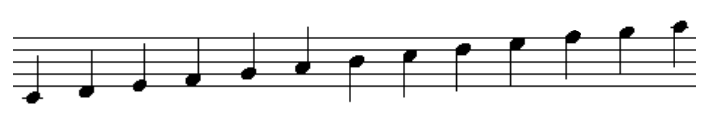
%> input picture aa.PNG, 715 x 119 px
$ octave AlaaMethod.m   (GNU Octave 9; MATLAB toolbox functions it lacks are replaced by stand-ins)
%> lines starting %> are read from the running program, lines starting %| are printed output that depends on the picture; in (x1, y1, x2, y2) boxes, pixels count from 0 and x2, y2 are one past the last pixel; in counts of white or black regions, pixels touching at a corner belong together; the program's own positions count from 1
clear;close all;clc;
%dont need: horproj, notevalue

 img = im2double(imread('aa.png'));
%> img: size 119x715x3 double; min 0, max 1, mean 0.917
 %img = im2double(imread('moonlghtSonata.jpg'));


%%%%%%%%%%%%%%%%%%%%%%%%%%%%%%%%%%
%%%%% line detecton %%%%%%%
 Orginalgray = rgb2gray(img);
    % Invert image
 BW = imcomplement(Orginalgray);
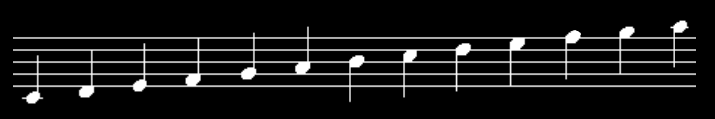
%> BW: size 119x715 double; min 0, max 1, mean 0.0831
 edge = edge(BW, 'canny');
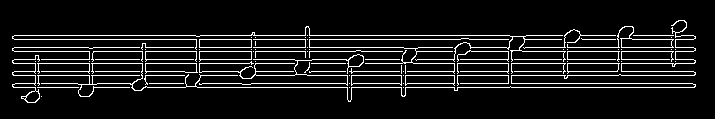
%> edge: size 119x715 logical; 9% white in thin lines or dots, all inside (x1, y1, x2, y2) = (12, 20, 696, 103)
 [H,T,R] = hough(edge,'Theta',-90:0.1:89.9,'RhoResolution',1);
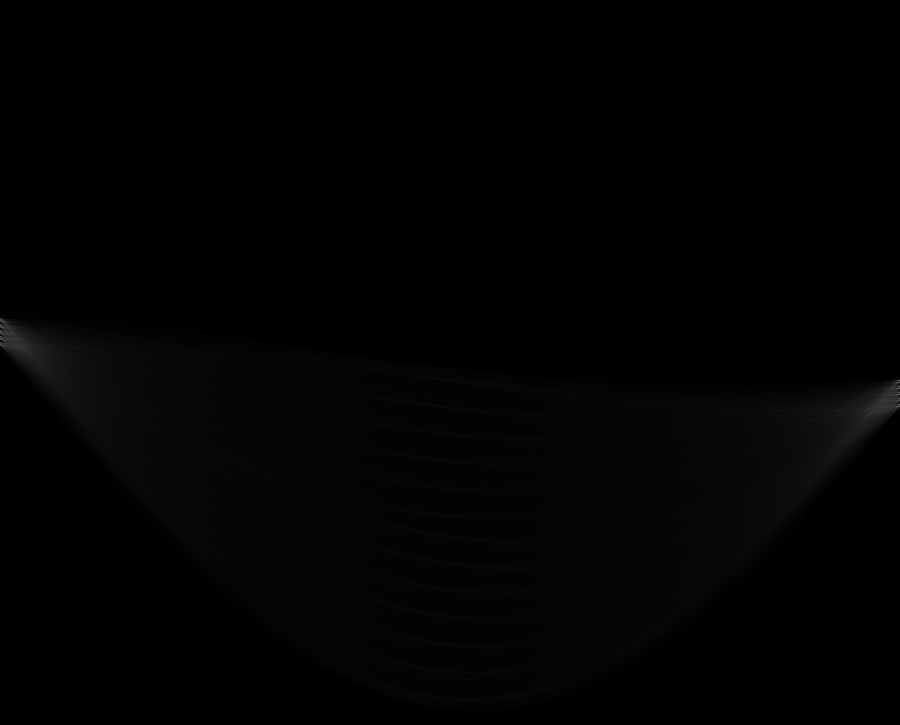
%> H: size 1449x1800 double (shown at 1/2 size); min 0, max 639, mean 5.3; drawn with min black and max white
%> T = 1800 values from -90 to 89.9; R = 1449 values from -724 to 724

imshow(H,[],'XData',T,'YData',R,...
            'InitialMagnification','fit')
        xlabel('\theta'), ylabel('\rho');
axis on, axis normal, hold on;

% pay attention to 'NHoodSize' if it is large some lines with same fetures  will be consedered
% as one
 P  = houghpeaks(H,100,'threshold',0.5*max(H(:)), 'NHoodSize',[13  315]);
%> P = [638 1; 662 1; 650 1; 674 1; 686 1]


x = T(P(:,2)); y = R(P(:,1));
%> after `x = T(P(:,2))`: x = [-90 -90 -90 -90 -90]
%> after `y = R(P(:,1))`: y = [-87 -63 -75 -51 -39]
plot(x,y,'s','color','white');
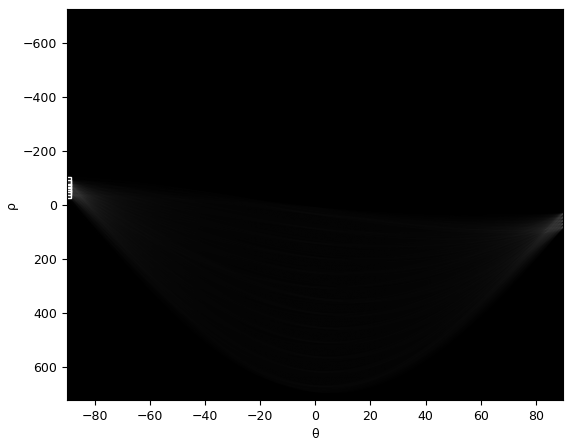
%> figure redrawn from the program's plot data

lines = houghlines(edge,T,R,P,'FillGap',100,'MinLength',100);
%> lines = 5 lines; point1 to point2 (x, y): (14, 88) to (695, 88), (14, 64) to (695, 64), (14, 76) to (695, 76), (15, 52) to (694, 52), (15, 40) to (694, 40)


 BW = bwmorph(imcomplement(BW),'clean',Inf);
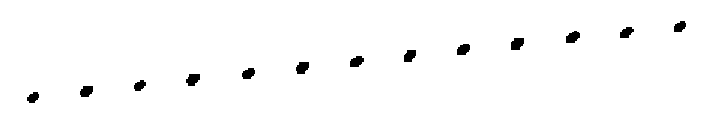
%> BW: size 119x715 logical; 98.3% white; 13 black regions, largest, box (x1, y1, x2, y2) and area: (511, 38, 524, 50) 129, (186, 74, 200, 86) 127, (296, 62, 309, 74) 125

% BW = bwmorph(BW,'clean'  ,Inf);
%figure,imshow(BW);


BW=imcomplement(BW);
figure, imshow(Orginalgray), hold on
LinesHeight = [];
for k = 1:length(lines);
   xy = [lines(k).point1; lines(k).point2];
   plot(xy(:,1),xy(:,2),'LineWidth',2,'Color','green');

   LinesHeight = [LinesHeight ; lines(k).point1(:,2)];
end
%> this loop made 5 passes
%> (xy, LinesHeight) on passes 1 to 5: ([14 88; 695 88], 88), ([14 64; 695 64], [88; 64]), ([14 76; 695 76], [88; 64; 76]), ([15 52; 694 52], [88; 64; 76; 52]), ([15 40; 694 40], [88; 64; 76; 52; 40])


[centers, radii] = imfindcircles(imcomplement(BW),[2 30],'ObjectPolarity','dark');
%> centers = 13 rows, first 12: [302.8 68.55; 87 92; 464.1 50.29; 33.58 98.25; 249 74; 517.8 44.56; 680.2 27.23; 140.2 86.23; 193.3 80.33; 410.5 56.5; 357.2 62.1; 573.5 37.9]; radii = [6.01; 5.06; 4.63; 4.71; 4.82; 6.1; 4.65; 4.33; 5.65; 5.08; 4.27; 4.97; 4.25]
hold on
h = viscircles(centers,radii); %centers(1),radii(1)
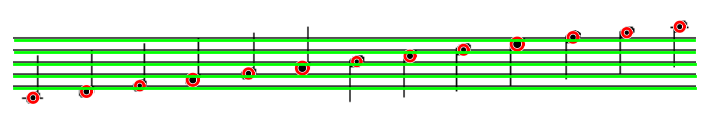
%> figure redrawn from the program's plot data


LinesHeight = sort(LinesHeight);
%> LinesHeight = [40; 52; 64; 76; 88]
centersSorting = sortrows(centers);
%> centersSorting = 13 rows, first 12: [33.58 98.25; 87 92; 140.2 86.23; 193.3 80.33; 249 74; 302.8 68.55; 357.2 62.1; 410.5 56.5; 464.1 50.29; 517.8 44.56; 573.5 37.9; 627.3 33.19]

%find the closest circle to left
%IndecsFirstCircle= find(centers == min(centers(:,1)))
%find the highest line

for k = 1:length(centersSorting);
    for m = 1:length(LinesHeight);
        A(m,k) =  LinesHeight(m) - centersSorting(k,2);
    end
     if A(1,k) >= -60 && A(1,k)<= -55
      disp('c')
     elseif A(1,k) >= -55 && A(1,k)<= -48
      disp('D')
      elseif A(1,k) >= -48 && A(1,k)<= -43
      disp('E')
      elseif A(1,k) >= -43 && A(1,k)<= -37
      disp('F')
      elseif A(1,k) >= -37 && A(1,k)<= -30
      disp('G')
      elseif A(1,k) >= -37 && A(1,k)<= -30
      disp('A')

       elseif A(1,k) >= -30 && A(1,k)<= -25
      disp('B')
       elseif A(1,k) >= -25 && A(1,k)<= -20
      disp('C')
       elseif A(1,k) >= -20 && A(1,k)<= -13
      disp('D')
       elseif A(1,k) >= -13 && A(1,k)<= -8
      disp('E')
      elseif A(1,k) >= -8 && A(1,k)<= 0
      disp('F')
      elseif A(1,k) >= 0 && A(1,k)<= 3
      disp('G')
      elseif A(1,k) >= 3 && A(1,k)<= 8
      disp('A')

     end
end
%> this loop made 13 passes
%| c
%| D
%| E
%| F
%| G
%| B
%| C
%| D
%> (further printed lines are left out)

$ run again, with moonlghtSonata.jpg saved as aa.PNG
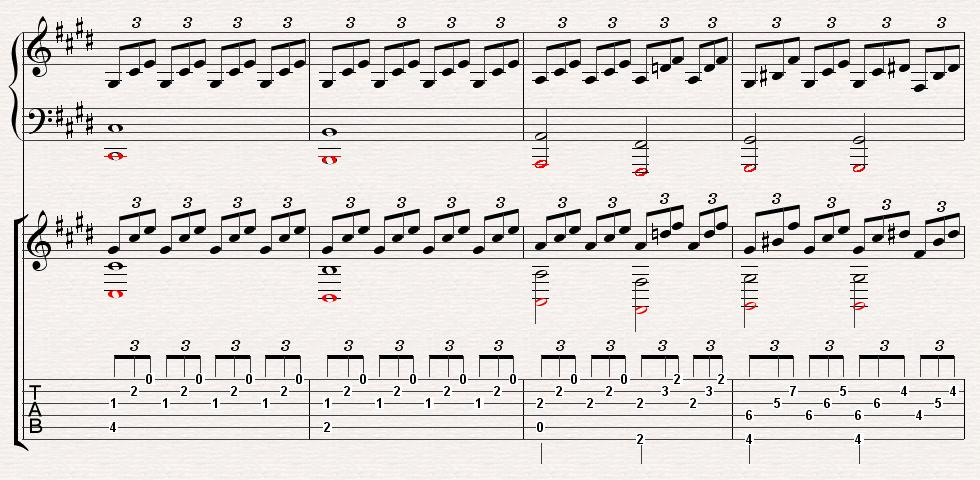
%> input picture moonlghtSonata.jpg, 980 x 480 px
%> `edge = edge(BW, 'canny');`:
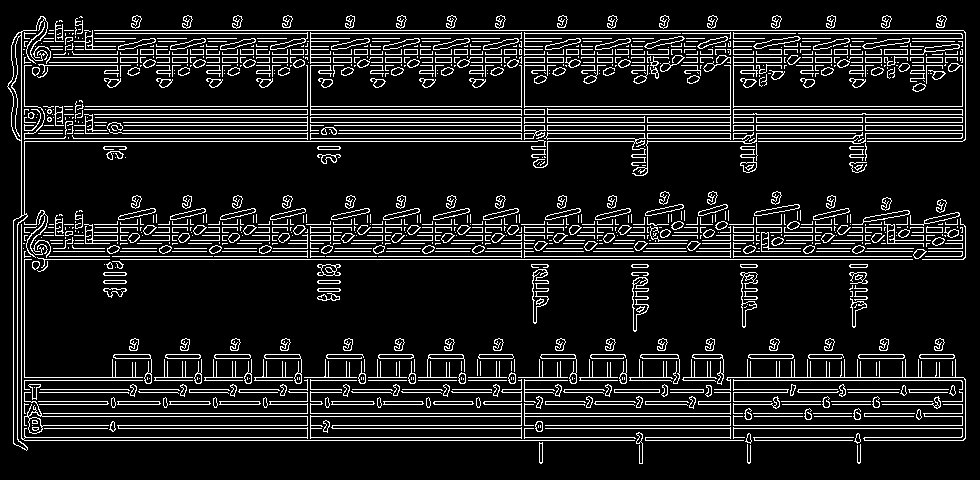
%> edge: size 480x980 logical; 11.8% white in thin lines or dots
%> T = 1800 values from -90 to 89.9; R = 2181 values from -1090 to 1090
%> P = 21 rows, first 12: [651 1; 985 1; 832 1; 1061 1; 950 1; 666 1; 678 1; 977 1; 966 1; 958 1; 714 1; 690 1]
%> x = 21 values from -90 to -90
%> y = 21 values, max -30 at index 4, min -440 at index 1, mean -229
%> lines = 21 lines; longest, point1 to point2 (x, y): (12, 115) to (966, 115), (12, 126) to (966, 126), (12, 55) to (966, 55), (13, 63) to (966, 63), (14, 107) to (966, 107), (14, 426) to (966, 426)
%> the loop `for k = 1:length(lines);` made 21 passes
%> (xy, LinesHeight) on passes 1 to 7: ([14 441; 964 441], 441), ([14 107; 966 107], [441; 107]), ([14 260; 964 260], [441; 107; 260]), ([24 31; 964 31], [441; 107; 260; 31]), ([22 142; 963 142], [441; 107; 260; 31; 142]), ([14 426; 966 426], [441; 107; 260; 31; 142; 426]), ([14 414; 966 414], [441; 107; 260; 31; 142; 426; 414])
%> after the loop `for k = 1:length(lines);`: LinesHeight = 21 values, max 441 at index 1, min 31 at index 4, mean 230
%> centers = 34 rows, first 12: [709.8 68.18; 920.4 253.4; 395.6 216.8; 199.6 380.6; 826.6 404.4; 750.7 439; 772.9 212.2; 234.4 216.3; 825.5 216.6; 507.9 43.69; 613.1 45.59; 541 429.5]; radii = 34 values, max 5.98 at index 26, min 2.47 at index 30, mean 3.04
%> `h = viscircles(centers,radii);`:
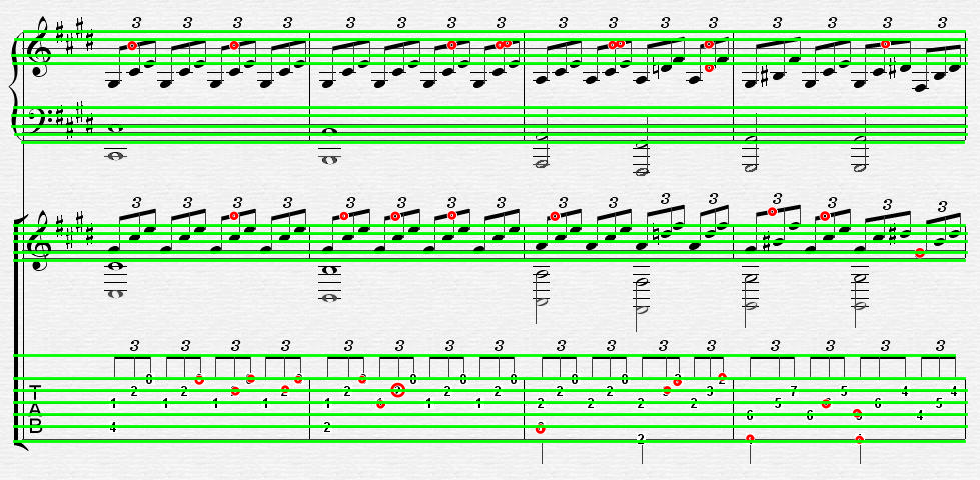
%> figure redrawn from the program's plot data
%> `LinesHeight = sort(LinesHeight);`: LinesHeight = 21 values from 31 to 441
%> centersSorting = 34 rows, first 12: [132.5 46.22; 199.6 380.6; 234.4 216.3; 234.5 45.85; 235.8 391.7; 251.5 379.2; 285.6 389.8; 298.5 380.2; 344.3 216.5; 362.5 380.2; 381 404.9; 395.6 216.8]
%> the loop `for k = 1:length(centersSorting);` made 34 passes
%| D
%| D
%| D
%| D
%| E
%> (further printed lines are left out)
